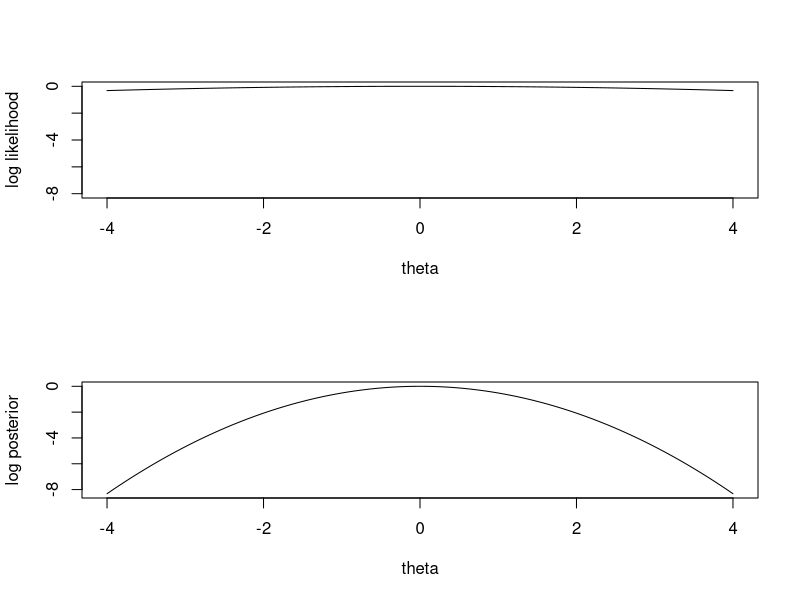
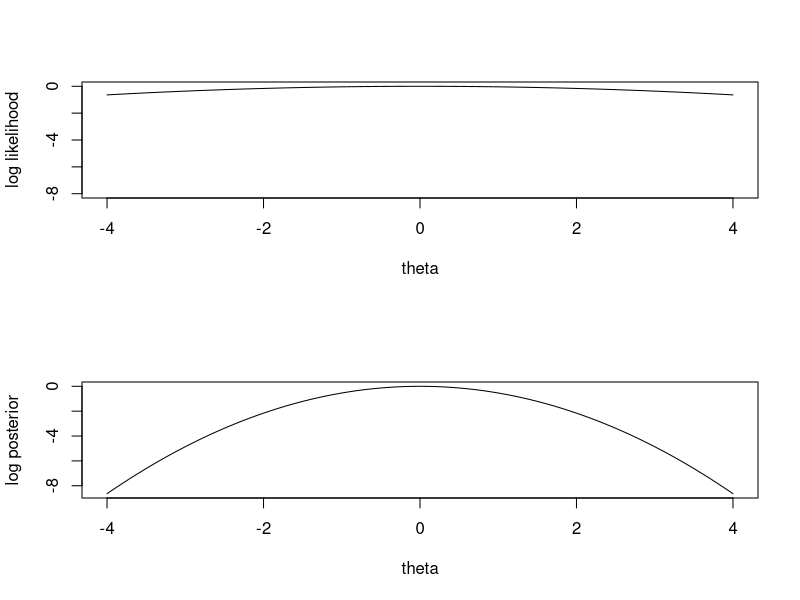

Here is the R script that generated these plots, in order:
# Script: Penalisation_Optimization.R
# Description: This script demonstrates penalized likelihood estimation.

# Flag to control PDF generation
generate_pdf <- FALSE  # Set to TRUE to save plots

# Define parameter range
theta <- seq(-4, 4, by = 0.01)

# Function to compute likelihood and penalized likelihood
plot_penalized_likelihood <- function(y, filename) {
  if (generate_pdf) pdf(filename, height = 5, width = 6)
  
  par(mfrow = c(2, 1))
  sd <- 5
  
  # Compute likelihood
  lik <- apply(sapply(y, function(obs) dnorm(obs, mean = theta, sd = sd)), 1, prod)
  plot(theta, log(lik) - max(log(lik)), ylim = c(-8, 0), 
       ylab = "log likelihood", type = "l")
  
  # Compute penalized likelihood (posterior)
  lik.pen <- lik * dnorm(theta, mean = 0, sd = 1)
  plot(theta, log(lik.pen) - max(log(lik.pen)), 
       ylab = "log posterior", type = "l")
  
  if (generate_pdf) dev.off()
}

# Plot for single observation y = 0
plot_penalized_likelihood(y = c(0), filename = "penopt-1.pdf")

# Plot for observations y = 1, -1
plot_penalized_likelihood(y = c(1, -1), filename = "penopt-2.pdf")
